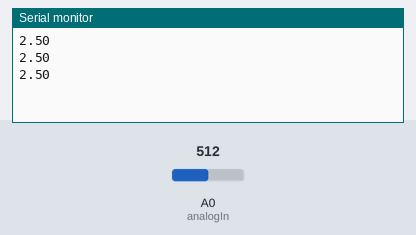
This sketch was run on a simulated Arduino Uno, built with avr-gcc and run on an emulated ATmega328P. Shown: the last lines printed to the serial monitor. Inputs (shaded band) come from the test bench; at power-on: A0 (analogIn) = 512.

Above: at 1.3 s.
1.4 s: A0 (analogIn) set to 716
At 1.9 s:
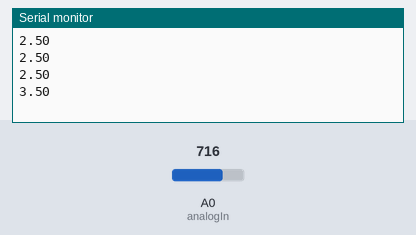
2.9 s: A0 (analogIn) set to 900
At 3.4 s:
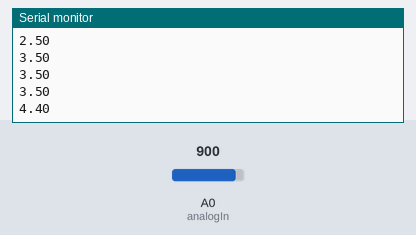
Timing chart, 0 to 5.9 s (numbered marks = the images above; inputs shaded):
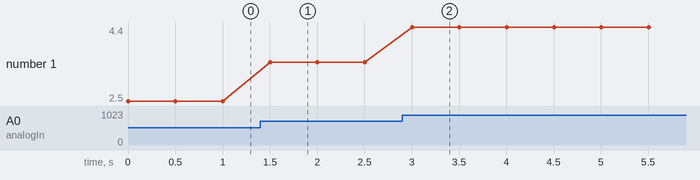

The sketch:

analogRead.ino
```cpp
int readVal;
float v2 = 0.0;
int analogOut = 9;
int analogIn = A0;

// the setup function runs once when you press reset or power the board
void setup() {
  // initialize digital pin LED_BUILTIN as an output.
  pinMode(analogIn, INPUT);
  Serial.begin(9600);
}

// the loop function runs over and over again forever
void loop() {
  // digitalWrite(LED_BUILTIN, HIGH);   // turn the LED on (HIGH is the voltage level)
  readVal = analogRead(analogIn);   // turn the LED on (HIGH is the voltage level)
  v2 = (5.0/1023.)* readVal;
  Serial.println(v2);
  delay(500);
}
```

Measured:
- after the input at 1.4 s, the serial monitor: prints a new line after 0.10 s (image 1)
- after the input at 2.9 s, the serial monitor: prints a new line after 0.10 s (image 2)
- plotted number 1: 2.5 → 3.5 after the input at 1.4 s, 3.5 → 4.4 after the input at 2.9 s
